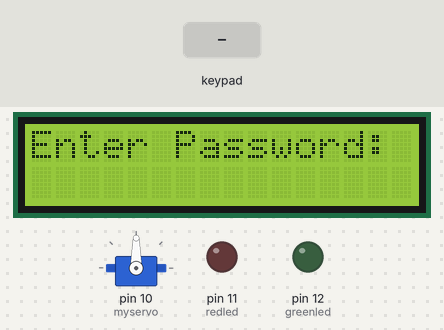
The sketch below on a simulated Arduino Uno, built with avr-gcc and run on an emulated ATmega328P. Parts: 16×2 character LCD, servo, output pins drawn as LEDs (lit = HIGH). The test bench sets the inputs (shaded band). What the sketch prints to the serial monitor is not drawn.

Above: at 1.3 s.
1.4 s: keypad keys 1 2 3 4 * pressed 0.4 s apart
At 3.4 s:
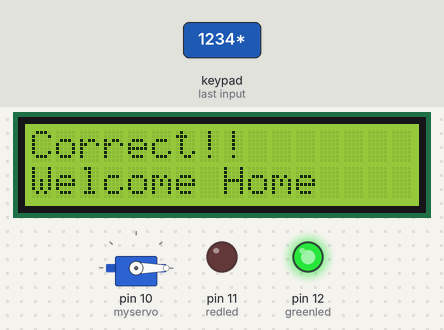
4.9 s: key '*' pressed
At 6.7 s:
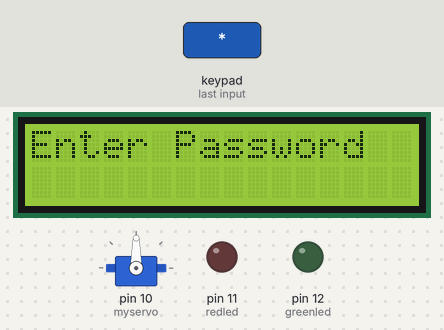
7.4 s: keypad keys 1 2 3 4 # pressed 0.4 s apart
At 10.3 s:
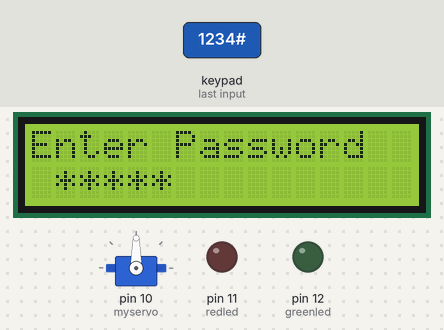
10.9 s: keypad keys 1 2 3 4 A pressed 0.4 s apart
At 12.9 s:
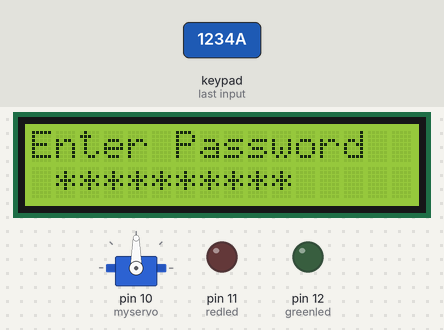
14.4 s: key 'B' pressed
At 15.6 s:
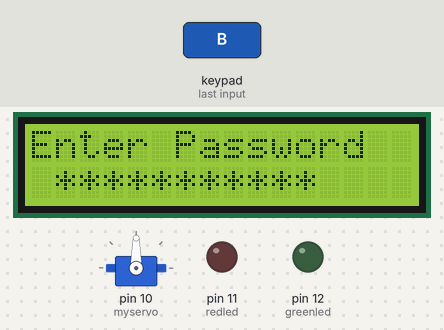
15.9 s: key 'C' pressed
At 16.6 s:
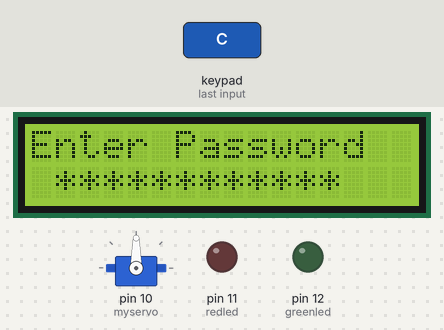
Timing chart, 0 to 18.4 s (numbered marks = the images above; inputs shaded):
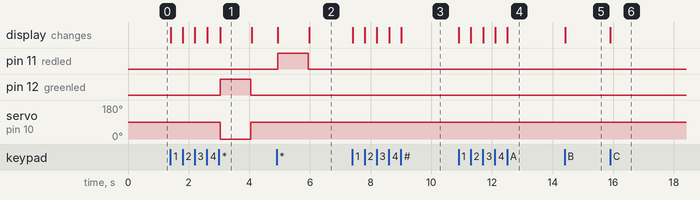

The sketch:

Door_lock_system.ino
```cpp
#include <Keypad.h>
#include <Wire.h>
#include <LiquidCrystal_I2C.h>
#include <Servo.h>

Servo myservo;
const int ROW_NUM = 4;
const int COLUMN_NUM = 4;

LiquidCrystal_I2C lcd(0x27, 16, 2);

char keys[ROW_NUM][COLUMN_NUM] = {
  {'1', '2', '3', 'A'},
  {'4', '5', '6', 'B'},
  {'7', '8', '9', 'C'},
  {'*', '0', '#', 'D'}
};

byte pin_rows[ROW_NUM] = {9, 8, 7, 6};
byte pin_column[COLUMN_NUM] = {5, 4, 3, 2};

Keypad keypad = Keypad( makeKeymap(keys), pin_rows, pin_column, ROW_NUM, COLUMN_NUM );
String password = "1234";
String mypassword;
int redled = 11;
int greenled = 12;

int counter = 0;
int attempts = 0;
int max_attempts = 5;

void setup() {
  Serial.begin(9600);
  lcd.init();
  lcd.init();
  lcd.backlight();
  pinMode(redled, OUTPUT);
  pinMode(greenled, OUTPUT);
  myservo.attach(10);
  digitalWrite(redled, LOW);
  digitalWrite(greenled, LOW);
  myservo.write(90);
  Serial.println("enter password");
  lcd.setCursor(0, 0);
  lcd.print("Enter Password:");
}

void loop() {
  keypadfunction();
}


void keypadfunction()
{
  char key = keypad.getKey();
  if (key) {
    Serial.println(key);
    counter = counter + 1;
    lcd.setCursor(counter, 1);
    lcd.print("*");
  }
  if (key == '1')
  {
    mypassword = mypassword + 1;
  }
  if (key == '2')
  {
    mypassword = mypassword + 2;
  }
  if (key == '3')
  {
    mypassword = mypassword + 3;
  }
  if (key == '4')
  {
    mypassword = mypassword + 4;
  }

  if (key == '5')
  {
    mypassword = mypassword + 5;
  }
  if (key == '6')
  {
    mypassword = mypassword + 6;
  }

  if (key == '7')
  {
    mypassword = mypassword + 7;
  }

  if (key == '8')
  {
    mypassword = mypassword + 8;
  }
  if (key == '9')
  {
    mypassword = mypassword + 9;
  }
  if (key == '0')
  {
    mypassword = mypassword + 0;
  }

  if (key == '*')
  {
    Serial.println(mypassword);
    if (password == mypassword)
    {
      Serial.println("Correct");
      lcd.setCursor(0, 0);
      lcd.println("Correct!!       ");
      lcd.setCursor(0, 1);
      lcd.println("Welcome Home    ");
      digitalWrite(greenled, HIGH);
      myservo.write(0);
      delay(1000);
      digitalWrite(greenled, LOW);
      myservo.write(90);
      mypassword = "";
      counter = 0;
      lcd.setCursor(0, 0);
      lcd.println("Enter Password  ");
      lcd.setCursor(0, 1);
      lcd.println("                ");
    }
    else
    {
      Serial.println("wrong");
      digitalWrite(greenled, LOW);
      myservo.write(90);
      attempts = attempts + 1;
      if (attempts >= max_attempts )
      {
        lcd.clear();
        lcd.setCursor(0, 0);
        lcd.print("Locked Out");
        lcd.setCursor(0, 1);
        lcd.print("Max Attempts");
        digitalWrite(redled, HIGH);
        delay(5000);
        digitalWrite(redled, LOW);
        attempts = 0;
      }
      mypassword = "";
      counter = 0;
      lcd.setCursor(0, 0);
      lcd.print("Wrong Password  ");
      lcd.setCursor(0, 1);
      lcd.print("Count Attempts");
      lcd.setCursor(15, 1);
      lcd.print(attempts);
      digitalWrite(redled, HIGH);
      delay(1000);
      digitalWrite(redled, LOW);

      lcd.setCursor(0, 0);
      lcd.print("Enter Password  ");
      lcd.setCursor(0, 1);
      lcd.println("                ");
    }
  }
}
```

Measured:
- after the input at 1.4 s, pin 12 (greenled): LOW → HIGH after 1.6 s, → LOW 1.0 s later; servo on pin 10 (myservo): 90° → 0° after 1.6 s, → 90° 1.0 s later; the display: first changes at once (image 1 shows a later state)
- after the input at 4.9 s, pin 11 (redled): LOW → HIGH at once, → LOW 1.0 s later; the display: first changes at once (image 2 shows a later state)
- after the input at 7.4 s, the display: first changes at once (image 3 shows a later state)
- after the input at 10.9 s, the display: first changes at once (image 4 shows a later state)
- after the input at 14.4 s, the display: changes at once (image 5)
- after the input at 15.9 s, the display: changes at once (image 6)
- what the display in image 1 shows lasts 1.1 s, from 3.0 s to 4.1 s
